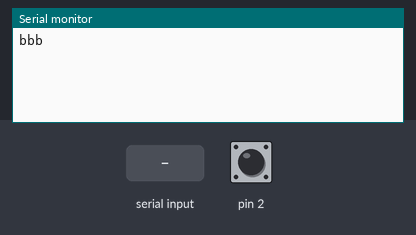
The sketch below on a simulated Arduino Mega 2560, built with avr-gcc and run on an emulated ATmega2560. On the bench: the last lines printed to the serial monitor. The test bench sets the inputs (shaded band); at power-on: pin 2 HIGH.

Above: at 1.2 s.
1.3 s: "1" received over the second serial link
At 2.5 s:
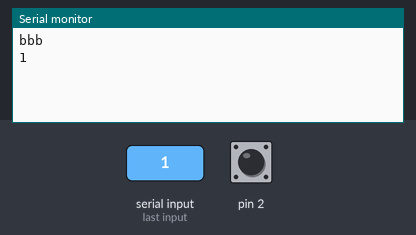
2.8 s: "0" received over the second serial link
At 3.9 s:
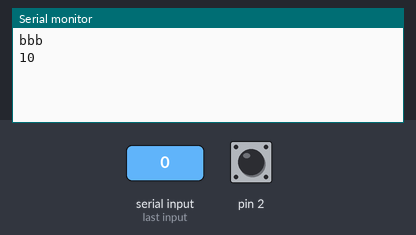

Measured:
- after the input at 1.3 s, the serial monitor: prints a new line at once (image 1)
- after the input at 2.8 s, the serial monitor: prints a new line at once (image 2)

The sketch:

test.ino.ino
```cpp
void setup() {
  Serial.begin(115200);
  Serial1.begin(115200);
  pinMode(2, INPUT_PULLUP);

}
void moveUp()
{
    byte escape = 0x1b;
    byte squareBr = 0x5b;
    byte capitalA = 0x41;
    Serial1.write(escape);
    Serial1.write(squareBr);
    Serial1.write(capitalA);
}

void moveDown()
{
    byte escape = 0x1b;
    byte squareBr = 0x5b;
    byte capitalB = 0x42;
    Serial1.write(escape);
    Serial1.write(squareBr);
    Serial1.write(capitalB);
}

void moveLeft()
{
    byte escape = 0x1b;
    byte squareBr = 0x5b;
    byte capitalD = 0x44;
    Serial1.write(escape);
    Serial1.write(squareBr);
    Serial1.write(capitalD);
}

void moveRight()
{
    byte escape = 0x1b;
    byte squareBr = 0x5b;
    byte capitalC = 0x43;
    Serial1.write(escape);
    Serial1.write(squareBr);
    Serial1.write(capitalC);
}

bool sent = false;
bool startOver = false;

unsigned long lastDebounceTime = 0;
unsigned long debounceDelay = 50;
int lastButtonState = HIGH;
int buttonState;

void loop() {

  while(Serial1.available())
  {
    Serial.write(Serial1.read());
  }

  int reading = digitalRead(2);
  if (reading != lastButtonState)
  {
    lastDebounceTime = millis();
  }

  if ((millis() - lastDebounceTime) > debounceDelay)
  {
     if (reading != buttonState)
     {
        buttonState = reading;
        if (buttonState == LOW)
        {
            startOver = false;
            if(!sent)
            {
              sent = true;
              Serial1.write("Bias_ON\n");
              Serial.write("aaaa\n");
            }
        }
        else
        {
            sent = false;
            if(!startOver)
            {
              startOver = true;
              Serial1.write("Bias_OFF\n");
              Serial.write("bbb\n");
            }
        }
     }
  }

/*
//##################
  int cont = 0;
  while(true)
  {
    while(Serial.available())
    {
      byte temp = Serial.read();
      Serial.println("------------------");
      Serial1.print((char)temp);
      Serial.print(" : ");
      for (int i = 7; i >= 0; i--)
      {
          bool b = bitRead(temp, i);
          Serial.print(b);
      }
      Serial.println();
    }

    if(!digitalRead(2))
    {
      moveUp();
      delay(1000);
      moveDown();
      delay(1000);
      moveLeft();
      delay(1000);
      moveRight();
    }
  }
//##################
*/


  /*if(!digitalRead(2))
  {
    Serial1.write("a");
    delay(1000);
  }


  byte temp = 0x0;
  while(Serial1.available())
  {
    Serial.println("------------------");
    temp = Serial1.read();
    Serial.print((char)temp);
    Serial.print(" : ");
    for (int i = 7; i >= 0; i--)
    {
        bool b = bitRead(temp, i);
        Serial.print(b);
    }
    Serial.println();
  }*/
}
```
